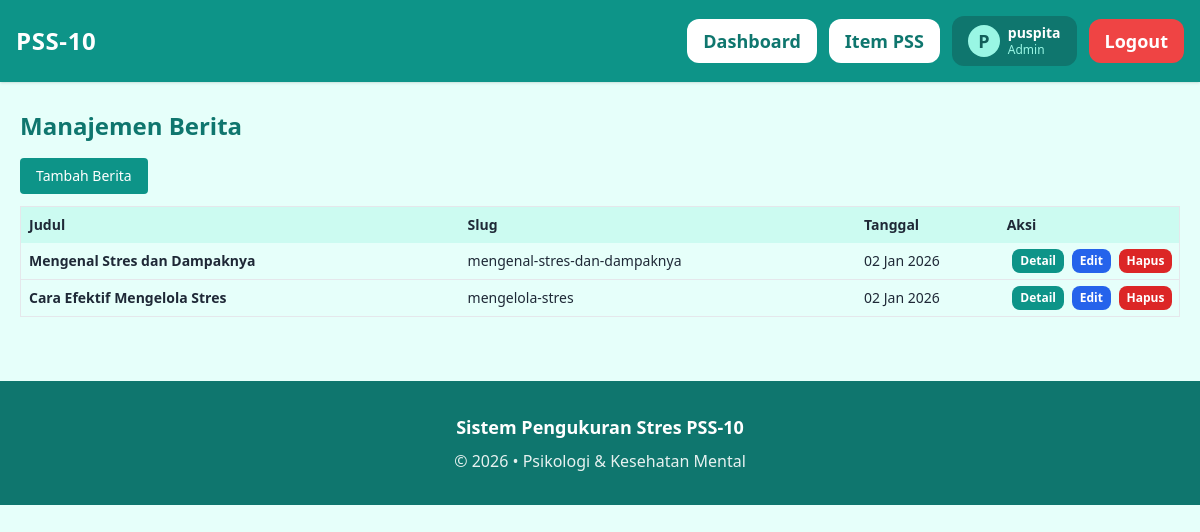
The app's page /admin/news/index.php (signed in) with its own data.
### tables this page shows
CREATE TABLE `news` (
  `id_news` int NOT NULL,
  `judul` varchar(200) NOT NULL,
  `slug` varchar(200) NOT NULL,
  `isi` text NOT NULL,
  `created_at` timestamp NULL DEFAULT CURRENT_TIMESTAMP
);

### helpers/escape_helper.php (called while the page is built)
<?php
function e($string) {
    return htmlspecialchars($string, ENT_QUOTES, 'UTF-8');
}
 ?>

### admin/news/index.php (the view, shortened to what this page needs)
<?php
require '../../config/database.php';
require '../../includes/layout/header.php';
require '../../includes/layout/navbar.php';
$data = $pdo->query(
    "SELECT * FROM news ORDER BY created_at DESC"
)->fetchAll();
?>
<br>
<div class="mb-4 text-sm" style="text-align: justify; padding-left: 20px; padding-right: 20px;">
<h1 class="text-2xl font-bold text-teal-700 mb-4">
Manajemen Berita
</h1>
<a href="add.php"
 class="bg-teal-600 text-white px-4 py-2 rounded mb-3 inline-block">
Tambah Berita
</a>
<table class="w-full border text-sm">
<thead class="bg-teal-100">
<tr>
  <th class="p-2">Judul</th>
  <th>Slug</th>
  <th>Tanggal</th>
  <th width="15%">Aksi</th>
</tr>
</thead>
<tbody>
<?php foreach ($data as $row): ?>
<tr class="border-b">
  <td class="p-2 font-semibold"><?= e($row['judul']) ?></td>
  <td><?= e($row['slug']) ?></td>
  <td><?= date('d M Y', strtotime($row['created_at'])) ?></td>
  <td class="text-center space-x-1">
  <a href="/pss10/news/detail.php?slug=<?= e($row['slug']) ?>"
     target="_blank"
     class="inline-block px-2 py-1 text-xs font-semibold
            text-white bg-teal-600 rounded-lg
            hover:bg-teal-700 transition">
     Detail
  </a>
  <a href="edit.php?id=<?= $row['id_news'] ?>"
     class="inline-block px-2 py-1 text-xs font-semibold
            text-white bg-blue-600 rounded-lg
            hover:bg-blue-700 transition">
     Edit
  </a>
  <form method="POST" action="delete.php" class="inline">
    <button onclick="return confirm('Hapus berita?')"
      class="px-2 py-1 text-xs font-semibold
             text-white bg-red-600 rounded-lg
             hover:bg-red-700 transition">
      Hapus
    </button>
  </form>
</td>
</tr>
<?php endforeach; ?>
</tbody>
</table>
</div>
<?php require '../../includes/layout/footer.php'; ?>

### records on screen
news: judul "Mengenal Stres dan Dampaknya", slug "mengenal-stres-dan-dampaknya", created_at "02 Jan 2026"
news: judul "Cara Efektif Mengelola Stres", slug "mengelola-stres", created_at "02 Jan 2026"

### other values on screen
substr($user['nama'],0,1) "P"
$user['nama'] "puspita"
$role "Admin"
